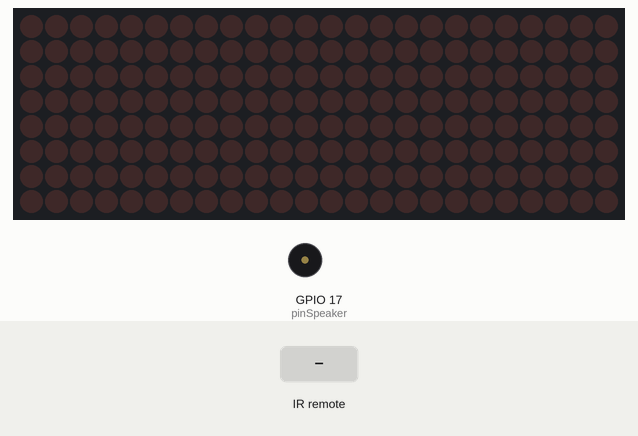
This sketch was run on a simulated ESP32. Shown: 24×8 LED matrix, buzzer (waves = sounding). The test bench sets the inputs (shaded band). Random numbers use the default seed unless the sketch sets one.

Above: at 1.2 s.
1.3 s: infrared code 0xA2 received
At 1.39 s:
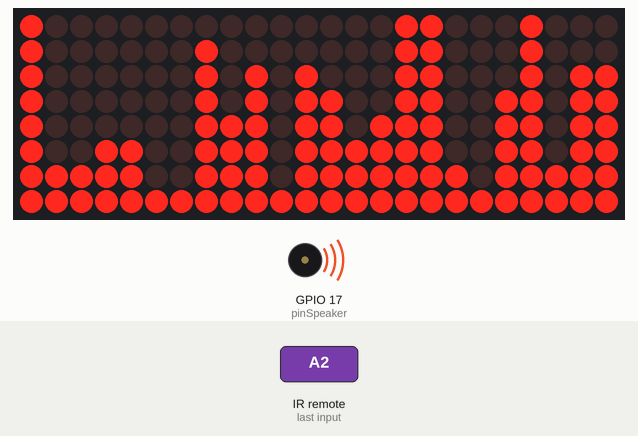
4.3 s: infrared code 0x30 received
At 5.3 s:
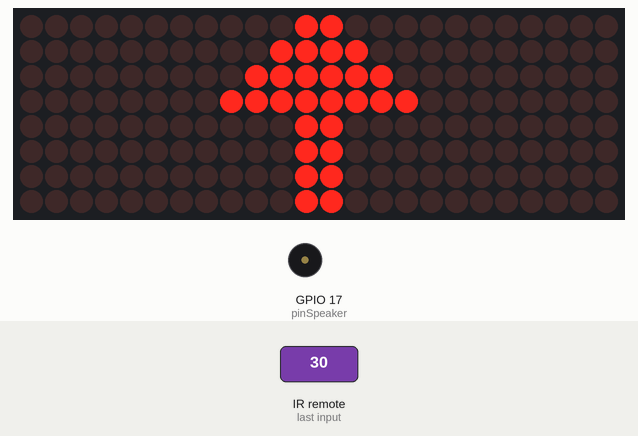
5.9 s: infrared code 0x18 received
At 6.5 s:
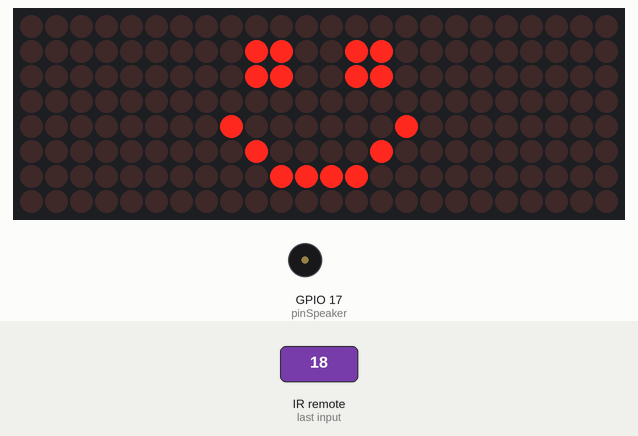
7.5 s: infrared code 0xA2 received
At 7.59 s:
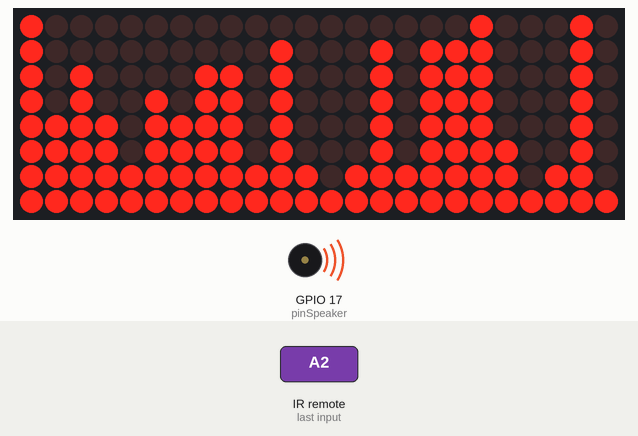
10.5 s: infrared code 0xA2 received
At 11.7 s:
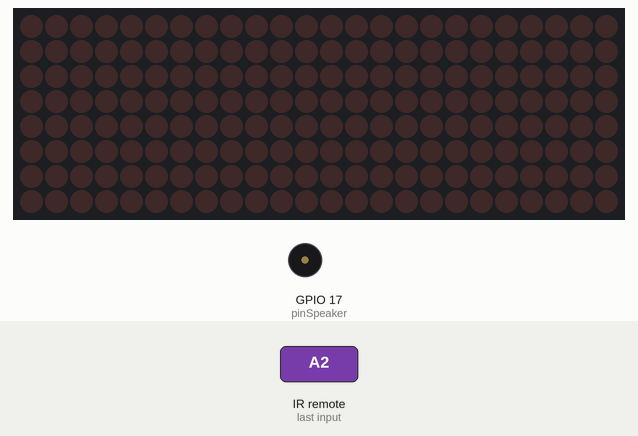
12.0 s: infrared code 0xA2 received
At 12.09 s:
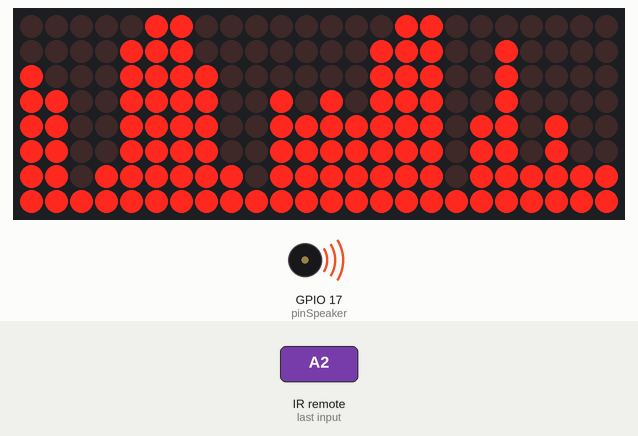
Timing chart, 0 to 17.6 s (numbered marks = the images above; inputs shaded):
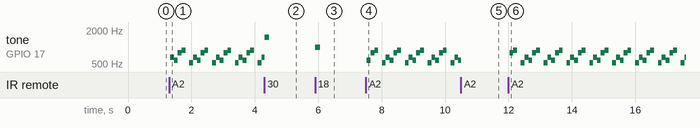

Measured:
- after the input at 1.3 s, tone on GPIO 17 (pinSpeaker): silent → 659 Hz at once, then repeats every 0.72 s: 587 Hz 0.12 s, 784 Hz 0.12 s, 880 Hz 0.12 s, silent 0.12 s, 523 Hz 0.12 s, 659 Hz 0.12 s; the display: changes at once (image 1)
- after the input at 5.9 s, tone on GPIO 17 (pinSpeaker): silent → 1000 Hz at once, → silent 0.15 s later; the display: changes at once (image 3)
- after the input at 7.5 s, tone on GPIO 17 (pinSpeaker): silent → 587 Hz at once, then repeats every 0.72 s: 784 Hz 0.12 s, 880 Hz 0.12 s, silent 0.12 s, 523 Hz 0.12 s, 659 Hz 0.12 s, 587 Hz 0.12 s; the display: changes at once (image 4)
- after the input at 12.0 s, tone on GPIO 17 (pinSpeaker): silent → 784 Hz at once, then repeats every 0.72 s: 880 Hz 0.12 s, silent 0.12 s, 523 Hz 0.12 s, 659 Hz 0.12 s, 587 Hz 0.12 s, 784 Hz 0.12 s; the display: changes at once (image 6)

The sketch:

sketch.ino
```cpp
#include <IRremote.h>
#include <LedControl.h>


const int PIN_DIN = 12;
const int PIN_CS  = 11;
const int PIN_CLK = 10;


LedControl lc = LedControl(PIN_DIN, PIN_CLK, PIN_CS, 3);


const int PIN_IR = 2;
const int pinSpeaker = 17;

bool modeDisko = false;
unsigned long waktuSebelumnya = 0;
int langkahDisko = 0;

void setup() {
  IrReceiver.begin(PIN_IR, ENABLE_LED_FEEDBACK);


  for (int i = 0; i < 3; i++) {
    lc.shutdown(i, false);
    lc.setIntensity(i, 8);
    lc.clearDisplay(i);
  }

  pinMode(pinSpeaker, OUTPUT);
}

void loop() {
  if (IrReceiver.decode()) {
    unsigned long tombol = IrReceiver.decodedIRData.command;

    switch (tombol) {
      case 48:
        modeDisko = false;
        tampilkanPanah();
        tone(pinSpeaker, 1500, 150);
        break;

      case 24:
        modeDisko = false;
        tampilkanSmile();
        tone(pinSpeaker, 1000, 150);
        break;

      case 162:
        modeDisko = !modeDisko;
        if (!modeDisko) {
          for (int i = 0; i < 3; i++) lc.clearDisplay(i);
          noTone(pinSpeaker);
        }
        break;
    }
    IrReceiver.resume();
  }

  if (modeDisko) {
    jalankanDiskoMatrix3Layar();
  }
}

void jalankanDiskoMatrix3Layar() {
  unsigned long waktuSekarang = millis();

  if (waktuSekarang - waktuSebelumnya >= 120) {
    waktuSebelumnya = waktuSekarang;
    langkahDisko++;

    for (int layar = 0; layar < 3; layar++) {
      for (int kolom = 0; kolom < 8; kolom++) {
        int tinggiGrafik = random(1, 9);
        byte dataKolom = 0;

        for (int i = 0; i < tinggiGrafik; i++) {
          dataKolom |= (1 << i);
        }
        lc.setColumn(layar, kolom, dataKolom);
      }
    }

    switch (langkahDisko % 6) {
      case 0: tone(pinSpeaker, 523); break; // Bass Drop
      case 1: tone(pinSpeaker, 659); break;
      case 2: tone(pinSpeaker, 587); break;
      case 3: tone(pinSpeaker, 784); break;
      case 4: tone(pinSpeaker, 880); break; // Klimaks
      case 5: noTone(pinSpeaker);    break; // Jeda Beat
    }
  }
}

void tampilkanPanah() {
  for (int i = 0; i < 3; i++) lc.clearDisplay(i);
  byte panah[8] = {B00011000, B00111100, B01111110, B11111111, B00011000, B00011000, B00011000, B00011000};
  for (int i = 0; i < 8; i++) lc.setRow(1, i, panah[i]); // Muncul di Layar ke-2
}

void tampilkanSmile() {
  for (int i = 0; i < 3; i++) lc.clearDisplay(i);
  byte smile[8] = {B00000000, B01100110, B01100110, B00000000, B10000001, B01000010, B00111100, B00000000};
  for (int i = 0; i < 8; i++) lc.setRow(1, i, smile[i]); // Muncul di Layar ke-2
}
```
